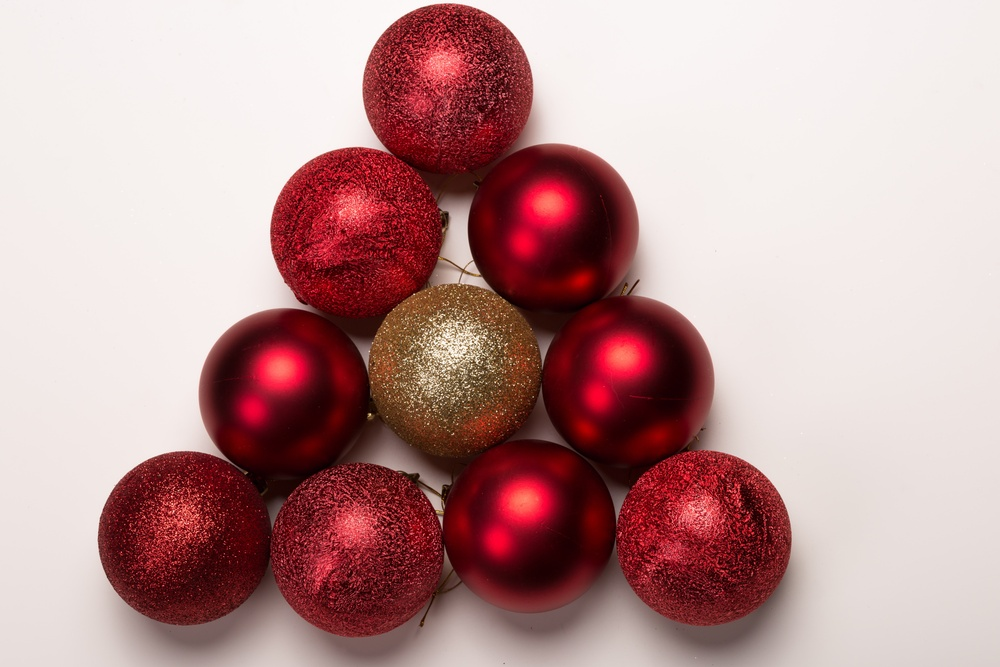
#> input picture 05-rotulacao-de-imagens/src/photo.jpg, 1000 x 667 px, shrunk from 4982 x 3321 before the run
$ python rotulacao.py
#> lines starting #> are read from the running program, lines starting #| are printed output that depends on the picture; after the words box and inside, x2 and y2 are one past the last pixel; in counts of white or black regions, pixels touching at a corner belong together
#> further down, image is the input picture: shape (667, 1000, 3); mean B, G, R 150.8, 151.1, 188.2
import cv2
import numpy as np
from matplotlib import pyplot as plt
print("np:", np.__version__)
print("cv2:", cv2.__version__)


def segmentation_thresh(image):
    # Copiar imagem origial
    img_original = image.copy()

    # Converter a imagem para escala de cinza
    img_gray = np.array(cv2.cvtColor(image, cv2.COLOR_BGR2GRAY))
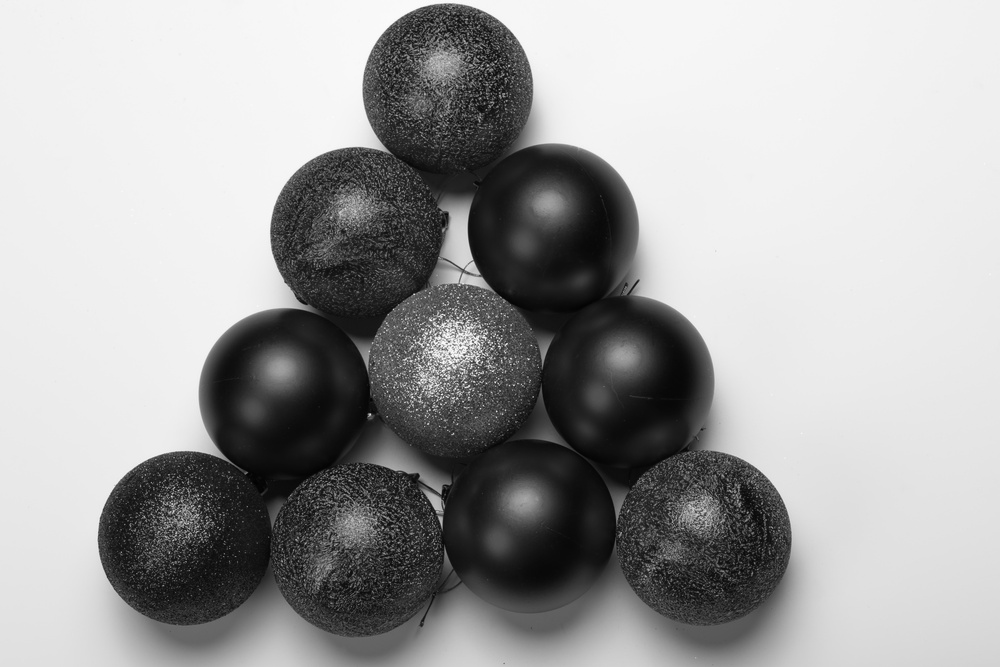
#> img_gray: shape (667, 1000); min 1, max 254, mean 162.2

    # Aplicar threshold para binarizar a imagem
    _, thresh = cv2.threshold(
        img_gray, 0, 255, cv2.THRESH_BINARY_INV+cv2.THRESH_OTSU)
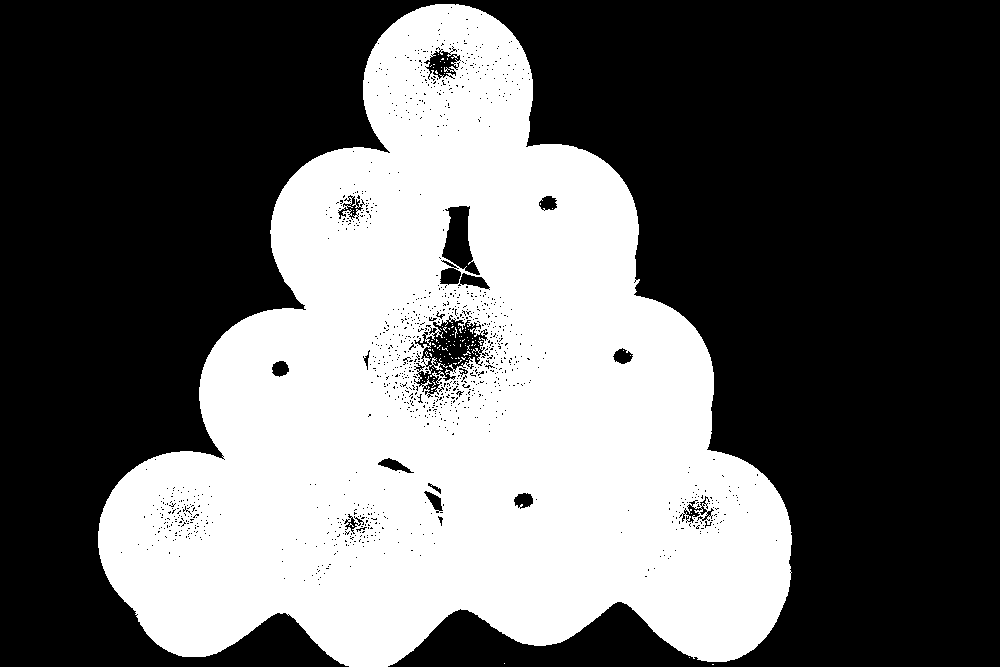
#> thresh: shape (667, 1000); 39.4% white; 102 white regions (101 under 20 px)

    # Encontrar os contornos dos objetos na imagem binária
    contours, _ = cv2.findContours(
        thresh, cv2.RETR_EXTERNAL, cv2.CHAIN_APPROX_SIMPLE)
#> contours = 4 contours, 3 with area under 20; largest, box (x1, y1, x2, y2) and area: (98, 4, 792, 667) 270834

    # Rotular cada objeto com um número inteiro
    labels = np.zeros_like(thresh)
    for i, cnt in enumerate(contours):
        cv2.drawContours(labels, contours, i, (i+1), -1)
#> this loop made 4 passes
#> cnt on passes 1 to 3: [[712, 664], [713, 664]], [[504, 663]], [[689, 657]]
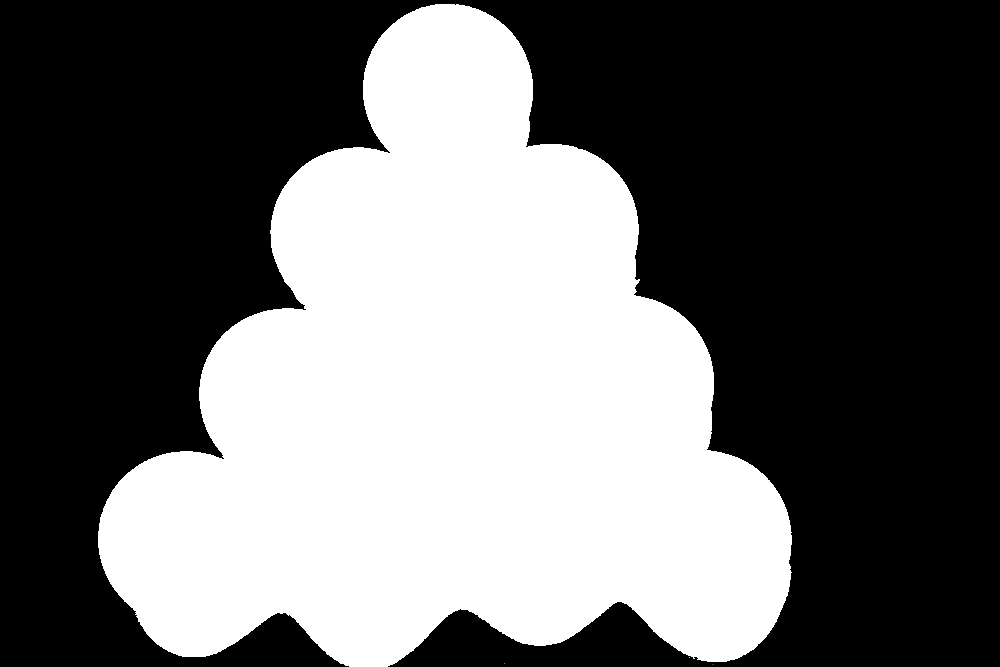
#> labels: shape (667, 1000); min 0, max 4, mean 1.63; drawn with min black and max white

    # Desenhar os contornos dos objetos rotulados na imagem original
    plt.imshow(cv2.cvtColor(img_original, cv2.COLOR_BGR2RGB))
    plt.contour(labels, colors="blue", linewidths=1)
    plt.show()
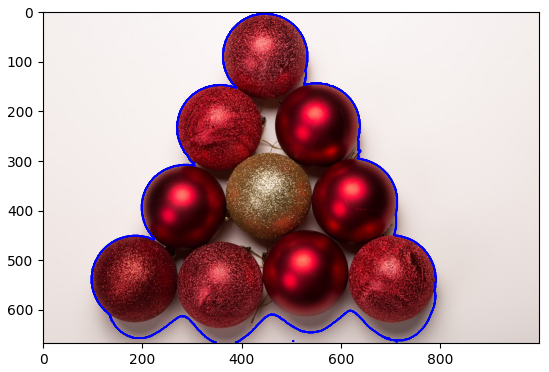
#> figure drawn by matplotlib, 1 panel


# Carregar a imagem em escala de cinza
image = cv2.imread("photo.jpg")
segmentation = segmentation_thresh(image)
